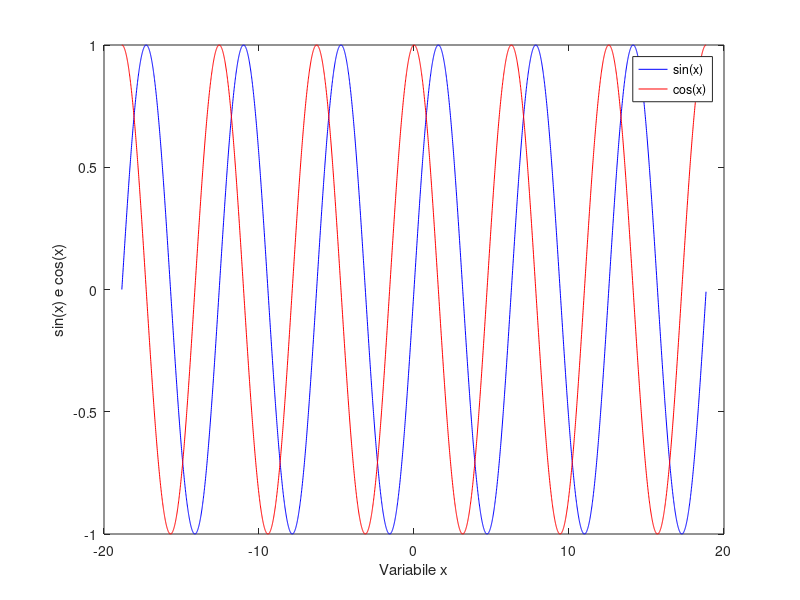

This chart was generated by the following MATLAB code:
% Programma per rappresentare funzioni sinusoidali
clc; close all;
x = -6*pi : 0.01 : 6*pi;
ys = sin(x);
yc = cos(x);

plot(x,ys,'b-'); hold on;
plot(x,yc,'r-');
legend('sin(x)','cos(x)')
xlabel('Variabile x')
ylabel('sin(x) e cos(x)')